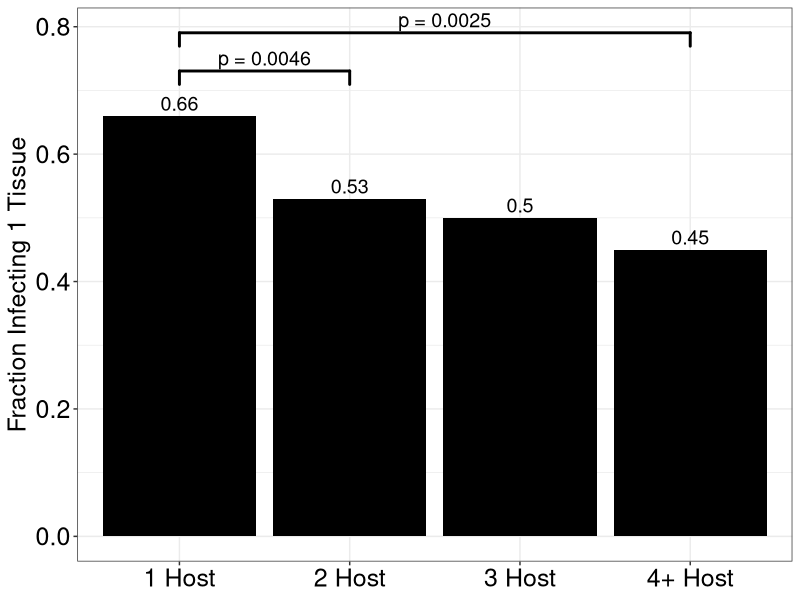

Write the R code that produced this figure.

#
# Comparing hosts infected to tissues infected
#
# Jason Jiang - Created: 2020/07/11
#                     Last Edit: 2021/02/12
#
# Reinke Lab - Microsporidia Database Project
#
# Goal: Write code to demonstrate the relationship between number of hosts
# infected by microsporidia and number of tissues infected by microsporidia.
#
#
# Thanks to Brandon for this RScript layout
#
# -----------------------------------------------------------------------------

# Load useful packages
if (!require("tidyverse")) install.packages("tidyverse")
if (!require("readxl")) install.packages("readxl")
if (!require("ggsignif")) install.packages("ggsignif")
library(tidyverse)
library(readxl)
library(ggsignif)


# Set working directory, this is the directory I use
setwd("P:/Shared/Microsporidia database/Figure 3 (Jason)/3D - No. tissues vs no. hosts")


# Load spreadsheet containing tissue + host data into R
host_tissue_data <- read_xlsx("Infected Hosts and Tissues.xlsx")


# Create a vector of terms describing generalized/systemic infections.
# Create a vector of terms describing ambiguous tissue infections.
general_terms <-
  host_tissue_data$General_terms[!is.na(host_tissue_data$General_terms)]

ambiguous_terms <-
  host_tissue_data$Ambiguous_terms[!is.na(host_tissue_data$Ambiguous_terms)]


# Clean up tissue data by separating parenthesized data from entries,
# so we can recognize and remove rows w/ general infections.
# Also, determine whether or not each species infects >1 tissues.
clean_str <- function(string) {
  paste(vapply(strsplit(string, "; ")[[1]],
               function(x) {trimws(strsplit(x, "\\(")[[1]][1])}, character(1)),
        collapse = "; ")
}

vclean_str <- Vectorize(clean_str)


# Species with more than one tissue listed, and/or have systemic infections are
# considered to infect more than one tissue.
check_more_than_one_tissue <- function(Tissues) {
  any(general_terms %in% strsplit(Tissues, "; ")[[1]]) |
    lengths(strsplit(Tissues, '; ')) > 1
}

vcheck_more_than_one_tissue <- Vectorize(check_more_than_one_tissue)


# Also, write a function to check if a species has ambiguous infections listed.
# We will exclude these species, as its unclear what and how many tissues they're
# infecting.
check_ambiguous <- function(Tissues) {
  any(strsplit(Tissues, "; ")[[1]] %in% ambiguous_terms)
}

vcheck_ambiguous <- Vectorize(check_ambiguous)


# Take our dataframe and filter out microsporidia species without both host and
# tissue data.
# Mutate in a new column with the number of infected hosts for each microsporidia.
# Mutate in a new column determining whether or not a species infects more than
# one tissue.
host_tissue_data <- host_tissue_data %>%
  select(-General_terms, -Ambiguous_terms) %>%
  filter(!is.na(Hosts) & !is.na(Tissues)) %>%
  mutate(Tissues = vclean_str(Tissues)) %>%
  filter(!vcheck_ambiguous(Tissues)) %>%
  mutate(num_hosts = lengths(strsplit(Hosts, '; ')),
         More_1_tissue = ifelse(vcheck_more_than_one_tissue(Tissues), ">1 tissues", "1 tissue"))


# Group species into bins of how many hosts they infect.
# Bins: 1 host, 2 hosts, 3 hosts, 4+ hosts
determine_host_bin <- function(num_hosts) {
  if (num_hosts %in% 1:3) { # EDITED
    return(stringr::str_c(num_hosts, " Host"))
  }
  else {
    return("4+ Host") # EDITED
  }
}

vdetermine_host_bin <- Vectorize(determine_host_bin)

host_tissue_data <- host_tissue_data %>%
  mutate(host_bin = vdetermine_host_bin(num_hosts)) %>%
  group_by(host_bin) %>%
  mutate(host_bin_freq = n())

host_bins_counted <- as.matrix(table(host_tissue_data$More_1_tissue,
                           host_tissue_data$host_bin))


# Chi-square test of independence
chisq.test(host_bins_counted)


# We got a significant p-value from the chi square test (p-value = 0.0003977), so now
# let's run a bunch of pairwise chi square tests for post-hoc testing.
# Set correct = FALSE, we will be applying a Bonferroni correction later.

# I apologize in advance for this tedious monstrosity :/

# Bonferroni corrected p-value: 0.05/6 comparisons
p_bonferroni <- 0.05/6 # 0.008333333

# 1 host to 2 host
p12 <- chisq.test(host_bins_counted[, c(1, 2)], correct = FALSE)$p.value
p12 < p_bonferroni # TRUE
# p = 0.006714288

# 1 host to 3 host
p13 <- chisq.test(host_bins_counted[, c(1, 3)], correct = FALSE)$p.value
p13 < p_bonferroni # FALSE, lack of statistical power?
# p = 0.02979858


# 1 host to 4+ host
p14 <- chisq.test(host_bins_counted[, c(1, 4)], correct = FALSE)$p.value
p14 < p_bonferroni # TRUE
# p = 0.001005971

# 2 host to 3 host
p23 <- chisq.test(host_bins_counted[, c(2, 3)], correct = FALSE)$p.value
p23 < p_bonferroni # FALSE
# p = 0.6659246

# 2 host to 4+ host
p24 <- chisq.test(host_bins_counted[, c(2, 4)], correct = FALSE)$p.value
p24 < p_bonferroni # FALSE
# p = 0.2041254

# 3 host to 4+ host
p34 <- chisq.test(host_bins_counted[, c(3, 4)], correct = FALSE)$p.value
p34 < p_bonferroni # FALSE
# p = 0.5111377


# Turn the table of frequencies of species infecting 1 or more tissues into
# a dataframe, so we can make a bar graph of the proportions
frequency_df <- as.data.frame(host_bins_counted) %>%
  group_by(Var2) %>%
  mutate(host_bin_count = sum(Freq)) %>%
  group_by(host_bin_count) %>%
  mutate(bin_proportion = round(Freq / host_bin_count, 2)) %>%
  filter(Var1 == "1 tissue") %>%
  select(Var2, Freq, host_bin_count, bin_proportion)


# Perfect, let's make that bar graph of proportions
ggplot(data = frequency_df, aes(x = Var2, y = bin_proportion)) +
  geom_bar(stat = "identity", fill = "black") +
  labs(y = "Fraction Infecting 1 Tissue") +
  theme_bw() +
  theme(axis.text = element_text(size = 18, color = "black"),
        axis.title = element_text(size = 18),
        axis.title.x = element_blank()) +
  geom_text(aes(label = bin_proportion), nudge_y = 0.02, size = 5) +
  geom_signif(comparisons = list(c("1 Host", "2 Host"), c("1 Host", "4+ Host")),
              annotations = c("p = 0.0046", p = "    p = 0.0025"), size = 1, tip_length = 0.1,
              y_position = c(0.72, 0.78), textsize = 5)